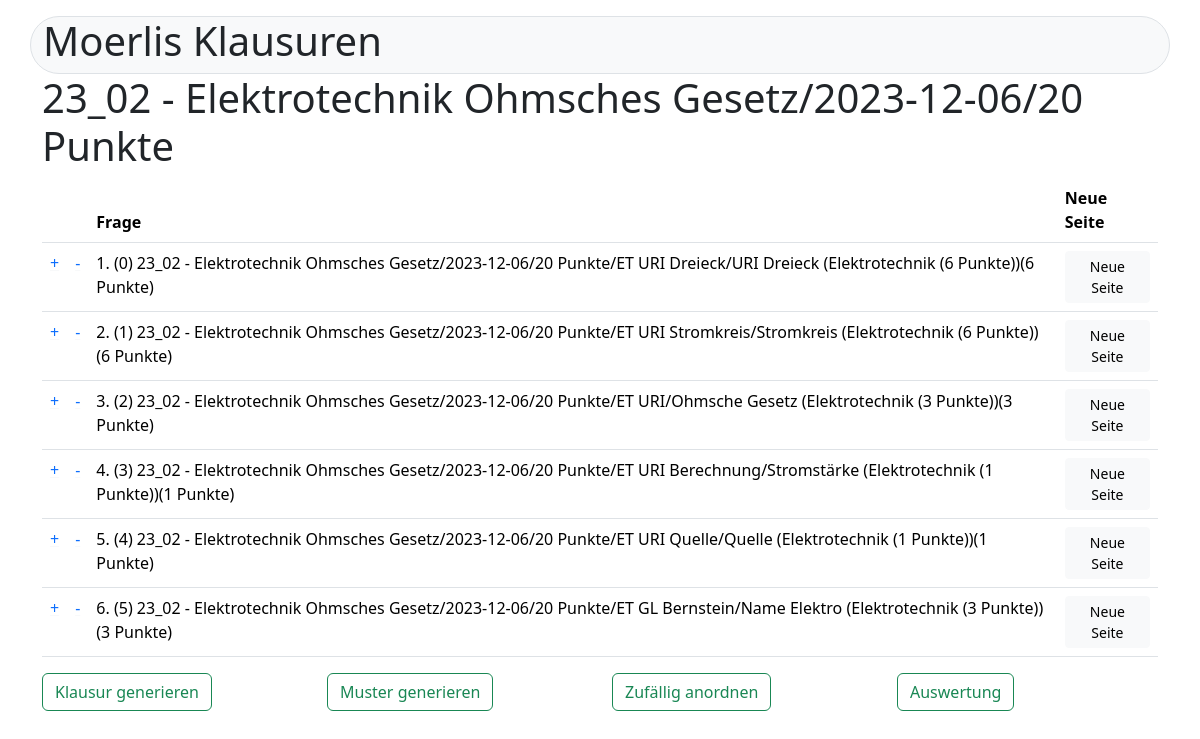
Page /klausur/design/11 (signed in) on the committed database.
### klausur/models.py (models this page shows, shortened)
class Klausur(models.Model):
    titel = models.CharField(("Titel"), max_length=50)
    thema = models.CharField(("Thema"), max_length=50)
    termin = models.DateTimeField(("termin"), auto_now=False, auto_now_add=False)
    gruppe = models.ForeignKey(Gruppe, verbose_name=("Gruppe"), on_delete=models.CASCADE, null=True)
    fragen = models.ManyToManyField(Frage, verbose_name=("Fragen"))
    @property
    def get_gesamtpunkte(self):
        fragen = self.fragen.all()
        gesamtpunkte = sum(frage.punkte for frage in fragen)
        return gesamtpunkte
    class Meta:
        verbose_name = ("Klausur")
        verbose_name_plural = ("Klausuren")
        ordering = [ 'gruppe', '-termin']
    def __str__(self):
        return f"{self.gruppe} - {self.titel}/{self.termin.date()}/{self.get_gesamtpunkte} Punkte"

class Gruppe(models.Model):
    name = models.CharField("Bezeichnung", max_length=50)
    teilnehmer = models.ManyToManyField(Teilnehmer, verbose_name="Teilnehmer")
    class Meta:
        verbose_name = ("Gruppe")
        verbose_name_plural = ("Gruppen")
        ordering = ['name']
    def __str__(self):
        return self.name

class Frage(models.Model):
    titel = models.CharField(("Titel"), max_length=250)
    inhalt = models.CharField("Inhalt", max_length=50, default="?")
    frage = models.TextField(("Frage"))
    musterantwort = models.TextField(("Musterantwort"), default ="")
    bild = models.ImageField(("Bild"), blank=True, null=True)
    bildmuster = models.ImageField(("Bild Muster"), blank=True, null=True)
    bildbreite = models.IntegerField(("Bildbreite in %"), default=80)
    thema = models.ForeignKey(Thema, verbose_name=("Thema"), on_delete=models.RESTRICT)
    punkte = models.IntegerField(("Erreichbare Punkte"), default=1)
    schwierigkeit = models.IntegerField(("Schwierigkeit") , default=2)
    class Meta:
        verbose_name = ("Frage")
        verbose_name_plural = ("Fragen")
        ordering = ['thema', 'titel', ]
    def __str__(self):
        return f"{self.titel}/{self.inhalt} ({self.thema} ({self.punkte} Punkte))"

class Klausurthema(models.Model):
    klausur = models.ForeignKey(Klausur, verbose_name=("Klausur"), on_delete=models.CASCADE)
    frage = models.ForeignKey(Frage, verbose_name=("Frage"), on_delete=models.RESTRICT)
    position = models.IntegerField(("Position"), default=1)
    seitenwechsel = models.BooleanField(("Seitenwechsel im Anschluss"), default=False)
    class Meta:
        verbose_name = ("Klausur-Thema")
        verbose_name_plural = ("Klausur-Themen")
        ordering = ['klausur', 'position']
    def __str__(self):
        return f"{self.klausur}/{self.frage}({self.frage.punkte} Punkte)"

class Thema(models.Model):
    titel = models.CharField(("Titel"), max_length=250, primary_key=True)
    kommentar = models.TextField(("Kommentar"), blank=True, null=True)
    class Meta:
        verbose_name = ("Thema")
        verbose_name_plural = ("Themas")
        ordering = ['titel']
    def __str__(self):
        return self.titel

### klausur/views.py (the view)
# urls.py: path('design/<int:id>', views.klaus_design, name= 'klausur_design'),
@permission_required('klausur.view_teilnehmer')
def klaus_design(request, id):
    ds_klausur = Klausur.objects.get(pk=id)
    fragen = ds_klausur.fragen.all()
    i = 0
    for frage in fragen:
        position, created = Klausurthema.objects.get_or_create(klausur = ds_klausur, frage=frage)
        if created:
            position.position = i
            position.save()
        i +=1
    fragen = Klausurthema.objects.filter(klausur=ds_klausur)
    for frage in fragen:
        if not ds_klausur.fragen.filter(id=frage.frage.id).exists():
            Klausurthema.objects.get(frage=frage.frage, klausur=ds_klausur).delete()
    pos_fragen = Klausurthema.objects.filter(klausur = ds_klausur)
    lst_fragen = []
    for frage in pos_fragen:
        sum=Answer.objects.filter(klausur = ds_klausur, frage=frage.frage).aggregate(Avg("punkte"))['punkte__avg']
        if sum is not None:
            sum=str(round(Answer.objects.filter(klausur = ds_klausur, frage=frage.frage).aggregate(Avg("punkte"))['punkte__avg']/frage.frage.punkte*100,1))+"%"
        else:
            sum=""
        lst_fragen.append((frage, sum))
    content = {
        'klausur': ds_klausur,
        'fragen': lst_fragen,
    }
    return render(request, "design.html", content)

### klausur/templates/design.html (shortened to what this page needs)
{% extends "start.html" %}
{% block content %}
    <h1 >{{klausur}}</h1>
    <form action="{% url 'newside' klausur=klausur.id %}" method="post">
        <table class="table table-hover">
            <thead>
                <tr>
                    <th scope="col"></th>
                    <th scope="col"></th>
                    <th scope="col">Frage</th>
                    <th scope="col">Neue Seite</th>
                </tr>
            </thead>
            <tboby>
            {% for frage in fragen %}
                <tr>
                    <td><a class="link-underline-light" href="{% url 'richtung' frage.0.klausur.id frage.0.frage.id 1 %}">+</a></td>
                    <td><a class="link-underline-light" href="{% url 'richtung' frage.0.klausur.id frage.0.frage.id 2 %}">-</a></td>
                    <td title="{{frage.0.frage.frage}}">{{forloop.counter}}. ({{frage.0.position}}) {{frage.0}} {{frage.1}}</td>
                    <td><button type="submit" class="btn {% if frage.0.seitenwechsel %}btn-success{% else %}btn-light{% endif %} btn-sm" value="{{frage.0.id}}" name="nl" title="Nach der Frage einen Seitenwechsel einfügen">Neue Seite</button></td>
                </tr>
            {% endfor %}
            </tboby>
        </table>
        <div class="row">
            <div class="col-3"><a href="{% url 'gen_pdf' klausur.id 3 %}" target="_empty"><button type="button" name="nl" value="gen" class="btn btn-outline-success">Klausur generieren</button></a></div>
            <div class="col-3"><a href="{% url 'gen_pdf' klausur.id 4 %}" target="_empty"><button type="button" class="btn btn-outline-success">Muster generieren</button></a></div>
            <div class="col-3"><a href="{% url 'zufall' klausur.id %}"><button type="button" class="btn btn-outline-success">Zufällig anordnen</button></a></div>
            <div class="col-3"><a href="{% url 'evaluation' klausur.id %}" target="_empty"><button type="button" class="btn btn-outline-success">Auswertung</button></a></div>
        </div>
    </form>
{% endblock content %}

### rows in the picture
Klausur: gruppe+titel+termin "23_02 - Elektrotechnik Ohmsches Gesetz/2023-12-06/20 Punkte"
Klausurthema: position "0", klausur+frage "23_02 - Elektrotechnik Ohmsches Gesetz/2023-12-06/20 Punkte/ET URI Dreieck/URI Dreieck (Elektrotechnik (6 Punkte))(6 Punkte)", {{ frage.0.id }} 46 (drawn)
Klausurthema: position "1", klausur+frage "23_02 - Elektrotechnik Ohmsches Gesetz/2023-12-06/20 Punkte/ET URI Stromkreis/Stromkreis (Elektrotechnik (6 Punkte))(6 Punkte)", {{ frage.0.id }} 48 (drawn)
Klausurthema: position "2", klausur+frage "23_02 - Elektrotechnik Ohmsches Gesetz/2023-12-06/20 Punkte/ET URI/Ohmsche Gesetz (Elektrotechnik (3 Punkte))(3 Punkte)", {{ frage.0.id }} 44 (drawn)
Klausurthema: position "3", klausur+frage "23_02 - Elektrotechnik Ohmsches Gesetz/2023-12-06/20 Punkte/ET URI Berechnung/Stromstärke (Elektrotechnik (1 Punkte))(1 Punkte)", {{ frage.0.id }} 45 (drawn)
Klausurthema: position "4", klausur+frage "23_02 - Elektrotechnik Ohmsches Gesetz/2023-12-06/20 Punkte/ET URI Quelle/Quelle (Elektrotechnik (1 Punkte))(1 Punkte)", {{ frage.0.id }} 47 (drawn)
Klausurthema: position "5", klausur+frage "23_02 - Elektrotechnik Ohmsches Gesetz/2023-12-06/20 Punkte/ET GL Bernstein/Name Elektro (Elektrotechnik (3 Punkte))(3 Punkte)", {{ frage.0.id }} 43 (drawn)
